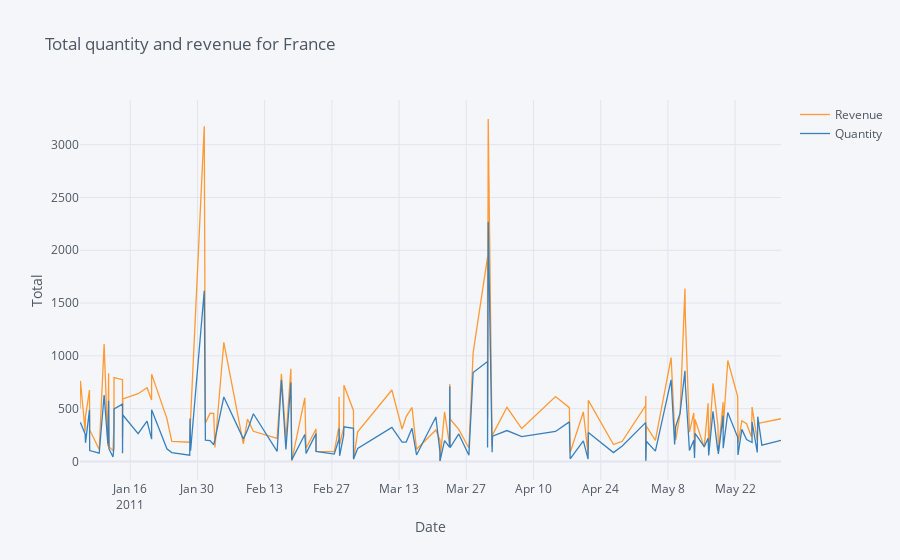

This figure's notebook cell:
### Markdown cell above
## 2. Create an interactive line chart showing quantity and revenue sold to France between January 1st and May 31st 2011.

### Code cell
france = data[(data.Country == 'France') & (data.InvoiceDate.dt.month >= 1) & (data.InvoiceDate.dt.month <= 5) & (data.InvoiceDate.dt.year == 2011)]

france1 = france.groupby(['InvoiceDate'])['Revenue', 'Quantity'].sum()

france2 = france1.reset_index()

france2.iplot(kind='line', x = 'InvoiceDate', xTitle='Date', yTitle='Total', title='Total quantity and revenue for France')
